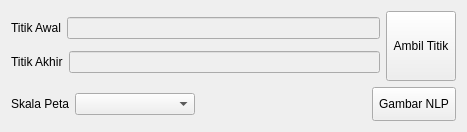
<?xml version="1.0" encoding="UTF-8"?>
<ui version="4.0">
 <class>gambar_nlp</class>
 <widget class="QDialog" name="gambar_nlp">
  <property name="geometry">
   <rect>
    <x>0</x>
    <y>0</y>
    <width>467</width>
    <height>132</height>
   </rect>
  </property>
  <property name="windowTitle">
   <string>Gambar NLP</string>
  </property>
  <layout class="QGridLayout" name="gridLayout">
   <property name="sizeConstraint">
    <enum>QLayout::SetMinAndMaxSize</enum>
   </property>
   <item row="1" column="0">
    <layout class="QHBoxLayout" name="horizontalLayout">
     <item>
      <widget class="QLabel" name="label">
       <property name="sizePolicy">
        <sizepolicy hsizetype="Maximum" vsizetype="Preferred">
         <horstretch>0</horstretch>
         <verstretch>0</verstretch>
        </sizepolicy>
       </property>
       <property name="text">
        <string>Skala Peta</string>
       </property>
      </widget>
     </item>
     <item>
      <widget class="QComboBox" name="comboBox">
       <property name="minimumSize">
        <size>
         <width>120</width>
         <height>0</height>
        </size>
       </property>
      </widget>
     </item>
     <item>
      <spacer name="horizontalSpacer">
       <property name="orientation">
        <enum>Qt::Horizontal</enum>
       </property>
       <property name="sizeHint" stdset="0">
        <size>
         <width>40</width>
         <height>20</height>
        </size>
       </property>
      </spacer>
     </item>
     <item>
      <widget class="QToolButton" name="toolButton">
       <property name="sizePolicy">
        <sizepolicy hsizetype="Minimum" vsizetype="Minimum">
         <horstretch>0</horstretch>
         <verstretch>0</verstretch>
        </sizepolicy>
       </property>
       <property name="text">
        <string>Gambar NLP</string>
       </property>
       <property name="icon">
        <iconset>
         <normaloff>../images/drawpoly.png</normaloff>../images/drawpoly.png</iconset>
       </property>
       <property name="toolButtonStyle">
        <enum>Qt::ToolButtonTextBesideIcon</enum>
       </property>
      </widget>
     </item>
    </layout>
   </item>
   <item row="0" column="0">
    <layout class="QHBoxLayout" name="horizontalLayout_4">
     <item>
      <layout class="QVBoxLayout" name="verticalLayout">
       <item>
        <layout class="QHBoxLayout" name="horizontalLayout_3">
         <item>
          <widget class="QLabel" name="label_2">
           <property name="text">
            <string>Titik Awal</string>
           </property>
          </widget>
         </item>
         <item>
          <widget class="QLineEdit" name="lineEdit">
           <property name="enabled">
            <bool>false</bool>
           </property>
          </widget>
         </item>
        </layout>
       </item>
       <item>
        <layout class="QHBoxLayout" name="horizontalLayout_2">
         <item>
          <widget class="QLabel" name="label_3">
           <property name="text">
            <string>Titik Akhir</string>
           </property>
          </widget>
         </item>
         <item>
          <widget class="QLineEdit" name="lineEdit_2">
           <property name="enabled">
            <bool>false</bool>
           </property>
          </widget>
         </item>
        </layout>
       </item>
      </layout>
     </item>
     <item>
      <widget class="QToolButton" name="toolButton_2">
       <property name="minimumSize">
        <size>
         <width>70</width>
         <height>70</height>
        </size>
       </property>
       <property name="text">
        <string>Ambil Titik</string>
       </property>
       <property name="icon">
        <iconset>
         <normaloff>../images/panel_icons/pickuppoint.png</normaloff>../images/panel_icons/pickuppoint.png</iconset>
       </property>
       <property name="iconSize">
        <size>
         <width>50</width>
         <height>50</height>
        </size>
       </property>
       <property name="toolButtonStyle">
        <enum>Qt::ToolButtonTextUnderIcon</enum>
       </property>
      </widget>
     </item>
    </layout>
   </item>
  </layout>
 </widget>
 <resources/>
 <connections/>
</ui>
